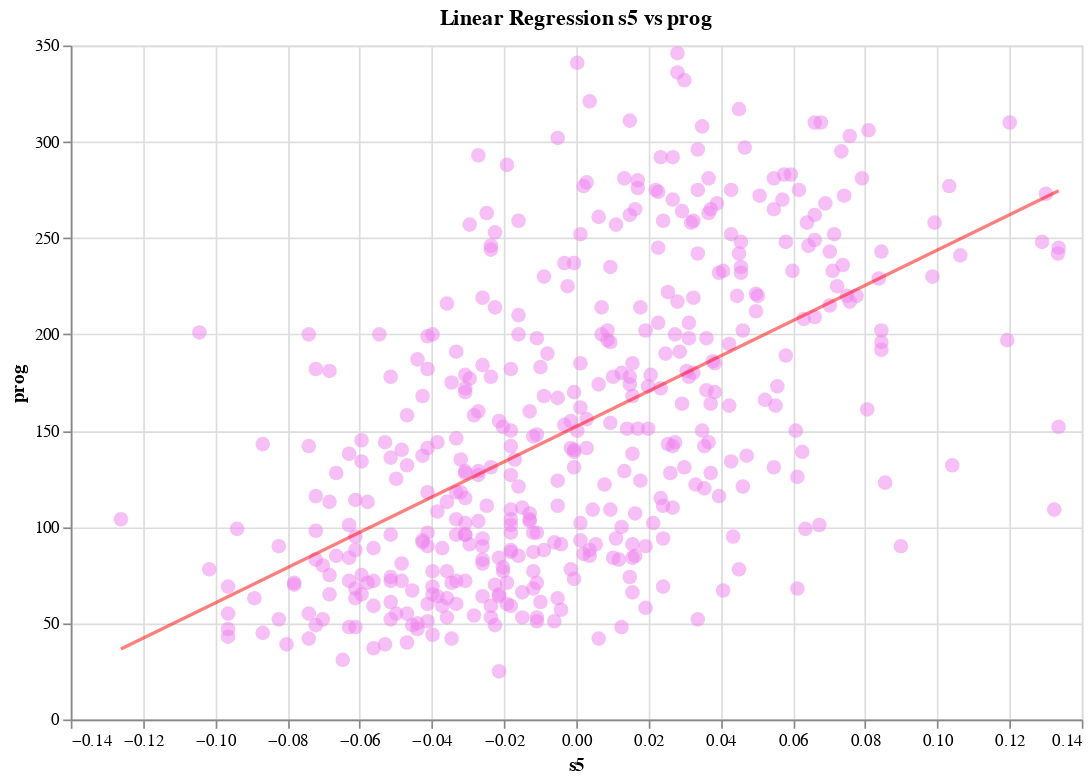

Source (notebook cell):
### Markdown cell above
Con la feature escogida haz el siguiente gráfico:

- Scatter Plot
- Eje X: Valores de la feature escogida.
- Eje Y: Valores de la columna a predecir (target).
- En color rojo dibuja la recta correspondiente a la regresión lineal (utilizando `intercept_`y `coefs_`).
- Coloca un título adecuado, nombre de los ejes, etc.

Puedes utilizar `matplotlib` o `altair`, el que prefiera.

### Code cell
#X_bmi= diabetes_df("bmi").values
points=alt.Chart(diabetes_df).mark_circle(size=75,opacity=0.5,color="violet").encode(
    x="s5:Q",
    y="prog:Q"
)
X_s5=diabetes_df[["s5"]].values
s5_reg=LinearRegression(fit_intercept=True).fit(X_s5,y)

reg_df = (
    diabetes_df.loc[
        lambda x: x["s5"].isin([x["s5"].min(), x["s5"].max()])
        , ["s5"]
    ].assign(regression=lambda x: s5_reg.intercept_ + x["s5"] * s5_reg.coef_)
)
reg_df

reg_line = alt.Chart(reg_df,title="Linear Regression s5 vs prog").mark_line(color="red", opacity=0.5).encode(
    x=alt.X("s5:Q"),
    y=alt.Y("regression:Q",axis=alt.Axis(title="prog"))
).properties(
    width=600,
    height=400
)
points + reg_line

### Figure 1 — Vega-Lite specification as saved in the notebook (floating-point values rounded to 4 significant figures; data arrays with more than 128 entries replaced by an {"elided": "..."} marker saying what was removed)
{"$schema": "https://vega.github.io/schema/vega-lite/v3.4.0.json", "config": {"background": "white", "mark": {"tooltip": null}, "view": {"height": 300, "width": 400}}, "datasets": {"data-513fefcc5debce2dfa2bdbc627e16c2d": [{"regression": 274.5, "s5": 0.1336}, {"regression": 36.61, "s5": -0.1261}, {"regression": 274.5, "s5": 0.1336}], "data-522fed31eb8dd0c5e08ec191c165ba05": {"elided": "442 records"}}, "layer": [{"data": {"name": "data-522fed31eb8dd0c5e08ec191c165ba05"}, "encoding": {"x": {"field": "s5", "type": "quantitative"}, "y": {"field": "prog", "type": "quantitative"}}, "mark": {"color": "violet", "opacity": 0.5, "size": 75, "type": "circle"}}, {"data": {"name": "data-513fefcc5debce2dfa2bdbc627e16c2d"}, "encoding": {"x": {"field": "s5", "type": "quantitative"}, "y": {"axis": {"title": "prog"}, "field": "regression", "type": "quantitative"}}, "height": 400, "mark": {"color": "red", "opacity": 0.5, "type": "line"}, "title": "Linear Regression s5 vs prog", "width": 600}]}
